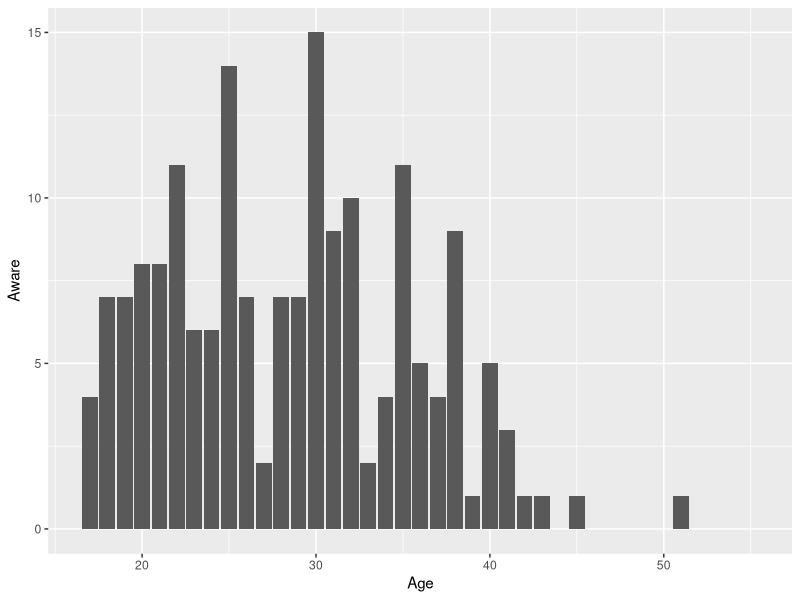

The R source for this figure:
## ---- chunk 1
library(tidyverse)
periods <- read.csv("Informed Choice for Better Menstrual Outcomes 2.csv")
## ---- chunk 2
periods |> 
  select("Age", "Aware") |> 
  ggplot( mapping = aes( x = Age, y = Aware)) + geom_col()

